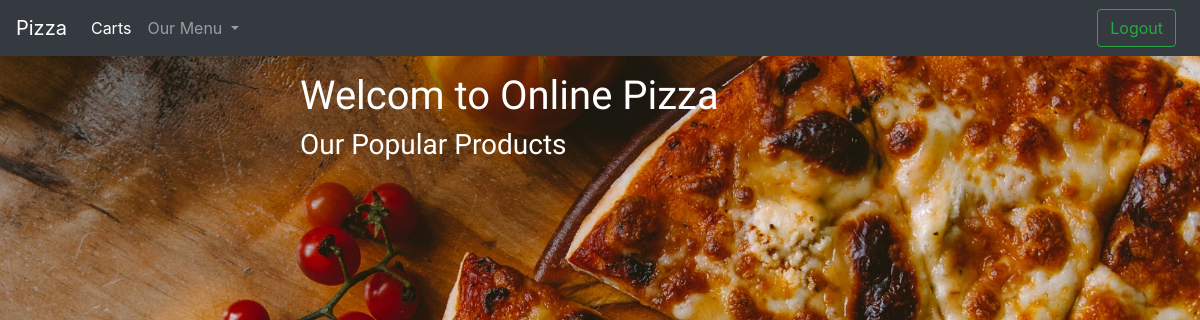
Before: / (signed in) with the older database file.
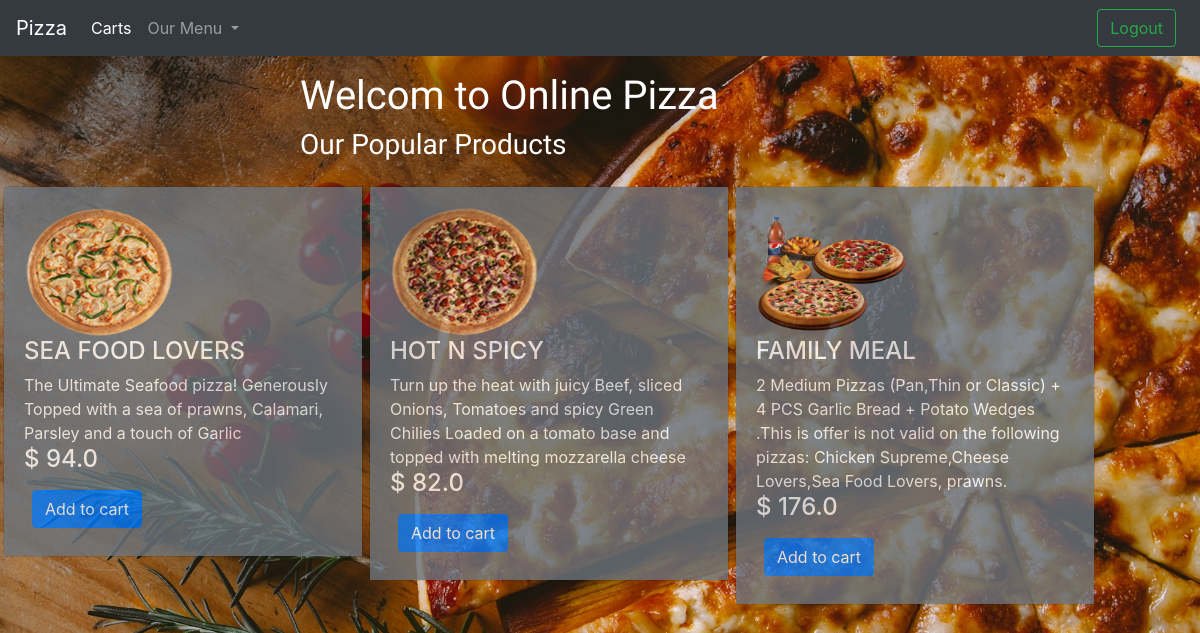
After: the same page with the newer database file.
### pizza/models.py (models this page shows, shortened)
class Product(models.Model):
    titel = models.CharField(max_length=64)
    description = models.TextField()
    photo = models.ImageField()
    price = models.FloatField(default=0.0)

### pizza/views.py (the view, shortened to what this page needs)
# urls.py: path("", views.index, name='index'),
def index(request):
    if not request.user.is_authenticated:
        return render(request, "pizza/login.html", {"message":None})
    products = Product.objects.all()
    category = Type.objects.all()
    context = {
        'category': category,
        'products': products
    }
    return render(request, "pizza/index2.html", context)

### pizza/models.py (called while the page is built)
    def __str__(self):
        return f"{self.name}"

### pizza/templates/pizza/index2.html (shortened to what this page needs)
{% extends "pizza/layout.html" %}
{% load static %}
{% block content %}
<div class="home">
    <div class="contain mt-3">
        <h1>Welcom to Online Pizza</h1>
        <h3>Our Popular Products</h3>
    </div>
    {% for i in products %}
    <div class="card mt-3 bg-transparent">
    <div class="card-body clearfix bg-secondary">
        <img class="float-left" src="{{ i.photo.url }}" alt="">
        <div class="card-content float-right bg-transparent">
            <h4>{{ i.titel }}</h4>
            <span>{{ i.description}}</span>
            <h4>$ {{ i.price}}</h4>
            <form  action="{% url 'index' %}" method="post">
                <input class="btn btn-primary button m-2" type="submit" value="Add to cart">
            </form>
        </div>
    </div>
</div>
{% endfor %}
</div>
{% endblock %}

### pizza/templates/pizza/layout.html (shortened to what this page needs)
{% load static %}
<!doctype html>
<html lang="en">
  <head>
    <link rel="stylesheet" href="{% static 'app.css' %}">
    <link rel="stylesheet" href="https://stackpath.bootstrapcdn.com/bootstrap/4.4.1/css/bootstrap.min.css">
  </head>
  <body>
          <nav class="navbar navbar-dark bg-dark navbar-expand-lg my-0">
          <a class="navbar-brand" href="{% url 'index' %}">Pizza</a>
          <div class="collapse navbar-collapse" id="navbarTogglerDemo03">
            <ul class="navbar-nav mr-auto mt-2 mt-lg-0">
              <li class="nav-item active">
                <a class="nav-link" href="{% url 'carts' %}">Carts <span class="sr-only">(current)</span></a>
              </li>
              <li class="nav-item dropdown">
                  <a class="nav-link dropdown-toggle" href="#" id="navbarDropdownMenuLink" data-toggle="dropdown" aria-haspopup="true" aria-expanded="false">
                    Our Menu
                  </a>
            </li>
            </ul>
            <form class="form-inline my-lg-0">
                {% if request.user.is_authenticated%}
                    <a href="{% url 'signout' %}" class="btn btn-outline-success m-2 my-sm-0">Logout</a>
                {% else %}
                    <a href="{% url 'register' %}" class="btn btn-outline-success m-2 my-sm-0">Register</a>
                    <a href="{% url 'signin' %}" class="btn btn-outline-success m-2 my-sm-0">Login</a>
                {% endif %}
            </form>
          </div>
        </nav>
    <div class="">
        {% block content %}
        {% endblock %}
    </div>
  </body>
</html>

### pizza/static/app.css (style rules this page uses)
html, body { width:100%; margin:0; height:100%; }
* { margin: 0; padding: 0; box-sizing: border-box; color: white; }
body { background: url(pizza3.jpg) no-repeat center center fixed; background-size: cover; height: 100%; width: 100%; color: white; margin: 0; }
.contain { width: 50%; margin: 0 auto; height: 100%; font-family: 'Oleo Script', cursive; }
.card { width: 30%; margin: 3px; float: left; opacity: 0.8; }
.card img { width: 150px; height: 130px; }
ul, li { background-color: transparent; }
.clearfix::after { content: ""; clear: both; display: table; }

Changed rows visible on the page:
added Product: photo (picture), titel "SEA FOOD LOVERS", description "The Ultimate Seafood pizza! Generously Topped with a sea of prawns, Calamari, Parsley and a touch of Garlic", price "94.0"
added Product: photo (picture), titel "HOT N SPICY", description "Turn up the heat with juicy Beef, sliced Onions, Tomatoes and spicy Green Chilies Loaded on a tomato base and topped with melting mozzarella cheese", price "82.0"
added Product: photo (picture), titel "FAMILY MEAL", description "2 Medium Pizzas (Pan,Thin or Classic) + 4 PCS Garlic Bread + Potato Wedges .This is offer is not valid on the following pizzas: Chicken Supreme,Cheese Lovers,Sea Food Lovers, prawns.", price "176.0"
